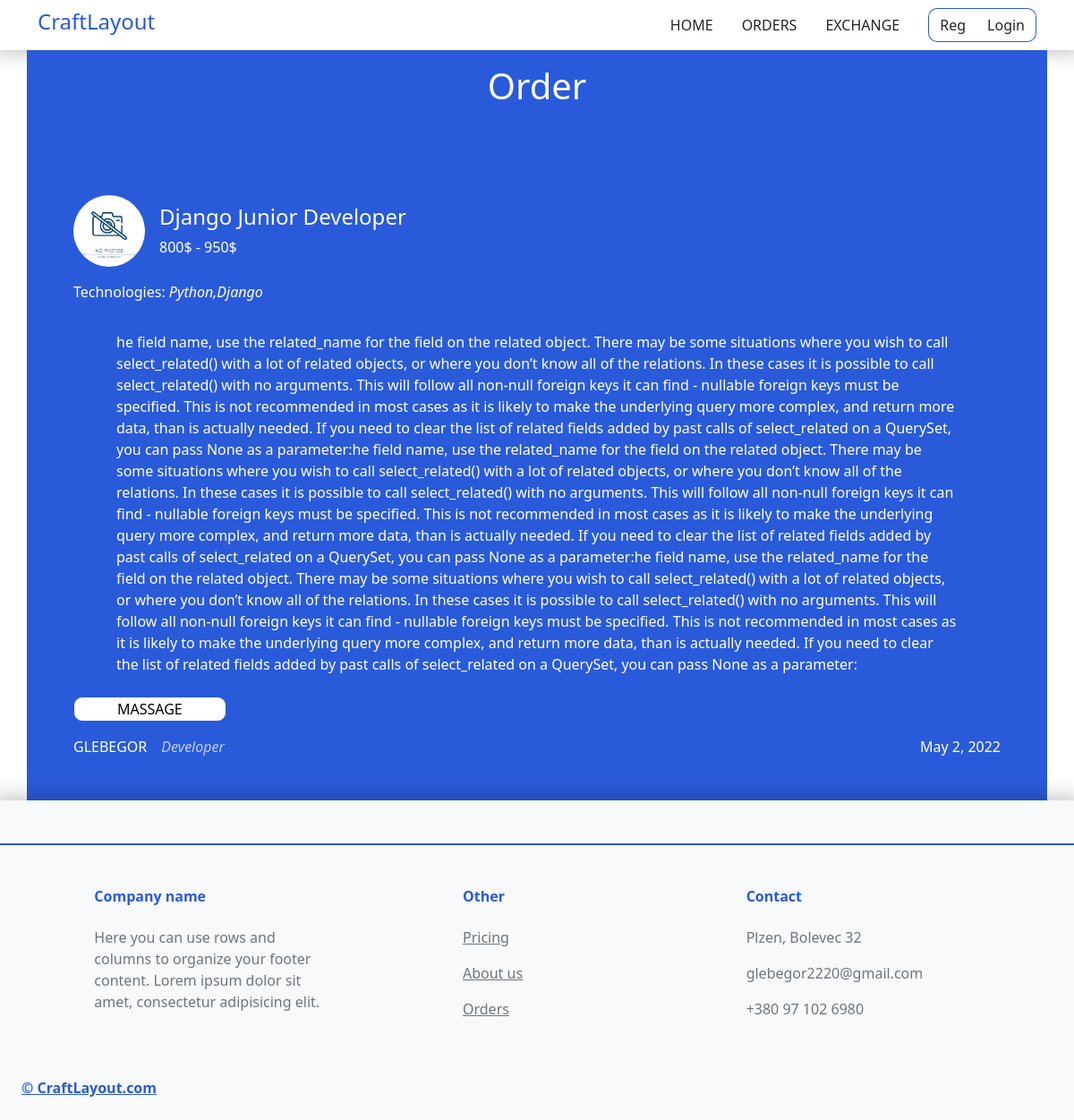
The app's page /exchange/4 with its own data.
### exchange/models.py (models this page shows, shortened)
class Exchange(models.Model):
    user = models.ForeignKey(User, on_delete=models.CASCADE)
    title = models.CharField(max_length=255)
    salary = models.CharField(default='Agreements' ,max_length=255)
    text = models.TextField()
    technologies = models.CharField(max_length=255, default=' ')
    date = models.DateField(default=timezone.now)
    id = models.AutoField(primary_key=True)

### users/models.py (models this page shows, shortened)
class Profile(models.Model):
    user = models.OneToOneField(User, on_delete=models.CASCADE)
    Avatar = models.ImageField(default='default.png', upload_to='avatarks')
    banner = models.ImageField(default='default.png', upload_to='banners')
    position = models.CharField(default='Developer', max_length=150)

### exchange/views.py (the view)
# urls.py: path('exchange/<int:id>', exchViews.OrderPage),
def OrderPage(request, id):
    orders = Exchange.objects.filter(pk=id)
    context = {'data': orders}
    return render(request, 'exchange/exchangeOrder.html', context)

### exchange/templates/exchange/exchangeOrder.html (shortened to what this page needs)
{% extends 'services/main-layout.html' %}
{% block content%}
<div style="min-height:800px;background: #295AD9;" class='container'>
    <h1 class="text-center pt-3 text-light">Order</h1>
            {% for order in data%}
            <div class='orderExchange pb-5'>
                <div class="d-flex align-items-center mt-5 pb-3">
                    <img style="width: 80px; border-radius: 50%;" src={{ order.user.profile.Avatar.url}}>
                    <div class="ms-3">
                        <div class="h4">{{ order.title}}</div>
                        <div class="">{{ order.salary}}</div>
                    </div>
                </div>
                <p class="techExchange">Technologies: <em class="">{{ order.technologies}}</em></p>
                <div class="py-3 px-5">{{ order.text}}</div>
                <div>
                    <a href={{ order.id }}><button class="btnExchange text-uppercase my-2 px-5">Massage</button></a>
                    <div class="d-flex  justify-content-between pt-2">
                        <div class="d-flex">
                            <div class="text-uppercase">{{ order.user}}</div>
                            <em class="ps-3" style="opacity: .7;">{{ order.user.profile.position}}</em>
                        </div>
                        <div class="">{{ order.date}}</div>
                    </div>
                </div>
            </div>
            {% endfor%}
        </div>
    </div>
{% endblock%}

### services/static/services/style.css (style rules this page uses)
body { margin: 0; font-family: 'Raleway', sans-serif; }
button { background-color: #fff; border: 1px solid #295AD9!important; border-radius: 10px!important; }
.orderExchange { width: 100%; margin: 10px 0 auto; color: white; padding: 40px; border-radius: 10px; background-color: #295AD9; }

### records on screen
Exchange: user.profile.Avatar (placeholder picture), title "Django Junior Developer", salary "800$ - 950$", technologies "Python,Django", text "he field name, use the related_name for the field on the related object. There may be some situations where you wish to call select_related() with a lot of related objects, or where you don’t know all of the relations. In these cases it is possible to call select_related() with no arguments. This will follow all non-null foreign keys it can find - nullable foreign keys must be specified. This is not recommended in most cases as it is likely to make the underlying query more complex, and return more data, than is actually needed. If you need to clear the list of related fields added by past calls of select_related on a QuerySet, you can pass None as a parameter:he field name, use the…", user "GLEBEGOR", user.profile.position "Developer", date "May 2, 2022"
